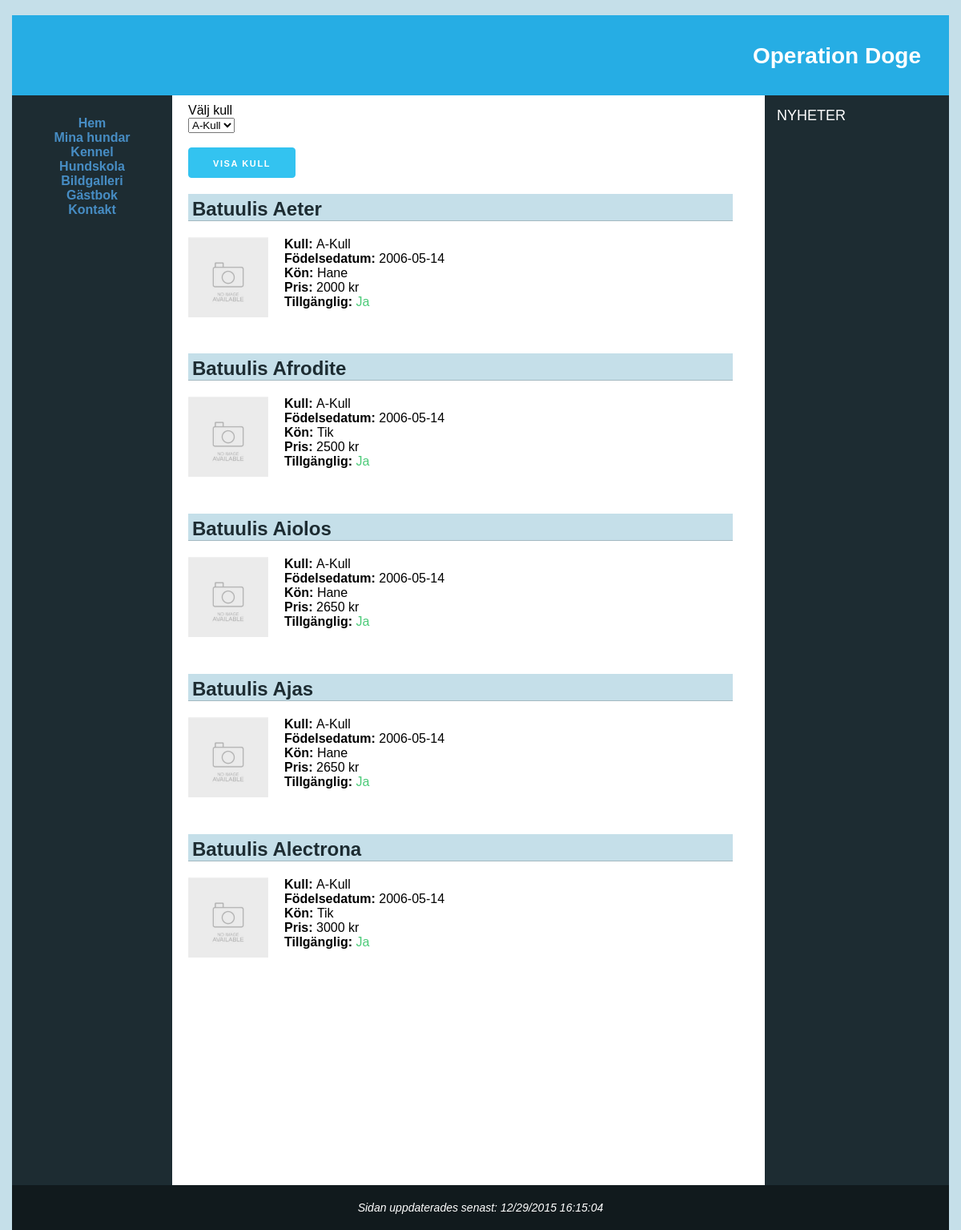
/dogs.php?puppylitter=A-Kull, run on the app's committed database.
### tables this page shows
CREATE TABLE Puppy (
    `DogName` varchar(255) NOT NULL,
    `Gender` varchar(255) NOT NULL,
    `Price` varchar(255) NOT NULL,
    `PuppyImagePath` varchar(255),
    `Available` BOOLEAN NOT NULL DEFAULT 1,
    `BirthDate` VARCHAR(45),
    `PuppyLitter_LitterTitle` varchar(255) NOT NULL,
    PRIMARY KEY (`DogName`, `PuppyLitter_LitterTitle`),
    FOREIGN KEY (`PuppyLitter_LitterTitle`) REFERENCES PuppyLitter (`LitterTitle`) ON DELETE CASCADE
);

### data/dbHelper.php (called while the page is built, shortened)
<?php
function result($err, $data){
	return array('err' => $err, 'data' => $data);
}
function createConnection(){
	$localhost = true;
	$db = null;
	if ($localhost){
		$db = new PDO("mysql:host=127.0.0.1;dbname=OperationDoge;charset=utf8mb4;", "root", "root");
	} else {
		$db = new PDO("mysql:host=mysqlsemi1.space2u.com;dbname=d36234_db6;", "d36234-db6", "jn9MGrOC");
	}
	$db->setAttribute( PDO::ATTR_ERRMODE, PDO::ERRMODE_EXCEPTION);
	return $db;
}
function createStatement($conn, $q, $p){
	$statement = $conn->prepare($q);
	$statement->setFetchMode(PDO::FETCH_ASSOC);
	bindParams($statement, $p);
	return $statement;
}
function bindParams($statement, $p){
	if (!is_null($p)){
		foreach ($p as $k => $v){
			$statement->bindParam($k, $v);
		}
	}
}
function fetchAll($statement){
	return $statement->fetchAll();
}
function query($q, $p = NULL, $single = false){
	$err = null;
	$data = null;
	try {
		$conn = createConnection();
		$statement = createStatement($conn, $q, $p);
		$statement->execute($p);
		$data = ($single ? fetch($statement) : fetchAll($statement));
	} catch(PDOException $e){
		$err = $e;
	}
	return result($err, $data);
}
?>

### dogs.php (the view, shortened to what this page needs)
<?php
include_once 'header.php';
include_once 'aside.php';
$puppyName = $_GET['puppylitter'];
?>
<main class="height-uv">
	<div class="container">
		<div class="row">
			<div class="four columns">
				<label for="puppylitter">Välj kull</label>
				<select id="puppylitters" class="u-full-width" name="puppylitter">
					<?php
					$puppys = query("SELECT LitterTitle FROM PuppyLitter");
					$puppyRes = $puppys['data'];
					foreach($puppyRes as $key => $puppy){
						echo "<option>";
						echo $puppy["LitterTitle"];
						echo '</option>';
					}
					?>
				</select>
			</div>
			<div class="four columns">
				<label for="">&nbsp;</label>
				<a id="puppylink" href="">Visa kull</a>
			</div>
		</div>
		<div class="row">
			<div class="twelve columns">
				<?php
				if(strlen($puppyName) > 0){
					$result = query("SELECT DogName, Gender, Price, PuppyImagePath, Available, BirthDate, PuppyLitter_LitterTitle FROM Puppy WHERE PuppyLitter_LitterTitle = :puppylitter ORDER BY PuppyLitter_LitterTitle",
						array(
							':puppylitter' => $puppyName
							)
						);
					$puppysData = $result['data'];
					if(count($puppysData) > 0){
						foreach($puppysData as $key => $p){
							if($p['PuppyImagePath'] === NULL){
								$image = "noimage.jpg";
							}else{
								$image = $p['PuppyImagePath'];
							}
							echo '<h2>';
							echo $p['DogName'];
							echo '</h2>';
							echo '<img class="dog-image floatleft" src="uploads/'.$image.'" width="100" height="100" alt="">';
							echo '<p class="details">';
							echo '<b>Kull: </b>' . $p['PuppyLitter_LitterTitle'] . '<br>';
							echo '<b>Födelsedatum: </b>' . $p['BirthDate'] . '<br>';
							echo '<b>Kön: </b>' . $p['Gender'] . '<br>';
							echo '<b>Pris: </b>' . $p['Price'] . ' kr<br>';
							echo '<b>Tillgänglig: </b>';
							if($p['Available'] === "1"){
								echo '<span class="dog-available">Ja</span><br>';
							}
							else {
								echo '<span class="dog-not-available">Nej</span><br>';
							}
							echo '</p>';
							echo '<br/>';
							echo '<br class="clearleft">';
						}
					}
					else {
						echo '<span>Kull finns ej</span>';
					}
				} else {
					echo '<span>Välj en kull att visa i menyn</span>';
				}
				?>
			</div>
		</div>
	</div>
</main>
<?php
include_once 'footer.php';
?>

### header.php (shortened to what this page needs)
<?php
    include_once 'data/dbHelper.php';
?>
<!DOCTYPE html>
<head>
    <link rel="stylesheet" href="css/style.css">
    <link rel="stylesheet" type="text/css" href="https://cdnjs.cloudflare.com/ajax/libs/skeleton/2.0.4/skeleton.css" />
    <link rel="stylesheet" type="text/css" media="all" href="css/jquery.fancybox.css">
    <link rel="stylesheet" href="https://maxcdn.bootstrapcdn.com/font-awesome/4.5.0/css/font-awesome.min.css">
    </head>
    <body>
        <div id="wrapper">
            <header>
                <h1>Operation Doge</h1>
            </header>
            <nav>
                <ul>
                    <li><a href="index.php">Hem</a></li>
                    <li><a href="mydogs.php">Mina hundar</a></li>
                    <li><a href="dogs.php">Kennel</a></li>
                    <li><a href="school.php">Hundskola</a></li>
                    <li><a href="gallery.php">Bildgalleri</a></li>
                    <li><a href="forum.php">Gästbok</a></li>
                    <li><a href="contact.php">Kontakt</a></li>
                </ul>
            </nav>

### aside.php (shortened to what this page needs)
<aside>
	<span class="aside-title">Nyheter</span>
</aside>

### footer.php
   <time>
        <div id="updatedTime"></div>
    </time>
   </div>
</body>
</html>

### css/style.css (style rules this page uses)
body { background: #c5dfe9; color: #330000; font-family: "Verdana", "Arial", sans-serif; }
body, html { height: 100%; }
ul li { list-style-type: none; }
#wrapper { background: #1d2c32; min-width: 700px; max-width: 1170px; margin: 0 auto; }
header { background: #26ade4; background-image: url(#); background-repeat: no-repeat; color: #000; text-align: left; margin: 0; height: 100px; background-position: center; }
header h1 { text-align: right; position: relative; top: 35px; right: 35px; color: #fff; }
nav, main, aside { min-height: 500px; }
header, nav, main, aside, time { display: block; }
img { border: none; }
h1 { display: block; font-size: 28px !important; font-weight: bold; }
h2 { background: #c5dfe9; border-bottom: 1px solid #a4b9c1; font-size: 24px !important; color: #1d2c32; padding: 5px 0 0 5px; margin-right: 20px; clear: left; }
nav { text-align: center; float: left; width: 200px; font-weight: bold; padding-top: 10px; color: #fff; }
nav a { text-decoration: none; padding-bottom: 15px; }
nav a:link { color: #478dc4; }
nav ul { padding-left: 0; list-style-type: none; }
aside { float: right; padding: 15px; font-size: 14px; width: 200px; color: #fff; height: 100%; }
.aside-title { font-size: 18px; margin-left: 0; text-transform: uppercase; }
time { background: #111a1d; color: #fff; padding: 20px 0 20px 0; clear: both; font-size: 14px; text-align: center; font-style: italic; }
main { padding: 10px 20px 50px 20px; background: #fff; color: #000; overflow: auto; height: 100%; }
.height-uv { min-height: 1300px; }
p.details { max-width: 650px; margin: 0 auto; overflow: auto; }
#puppylink, #mydogslink { display: inline-block; height: 38px; padding: 0 30px; text-align: center; font-size: 11px; font-weight: 600; line-height: 38px; letter-spacing: .1rem; text-transform: uppercase; text-decoration: none; white-space: nowrap; border-radius: 4px; border: 1px solid #bbb; color: #fff; background-color: #33C3F0; border-color: #33C3F0; cursor: pointer; box-sizing: border-box; }
.dog-available { color: #4bca78; }
.floatleft { padding: 0 20px 20px 0; float: left; }
label { float: left; display: block; text-align: right; width: 8em; padding-right: 10px; }
.news-form input, textarea, label { text-align: left; width: 100%; }

### data on the page
puppy: DogName "Batuulis Aeter", PuppyImagePath (placeholder picture), PuppyLitter_LitterTitle "A-Kull", BirthDate "2006-05-14", Gender "Hane", Price "2000", Available "Ja"
puppy: DogName "Batuulis Afrodite", PuppyImagePath (placeholder picture), PuppyLitter_LitterTitle "A-Kull", BirthDate "2006-05-14", Gender "Tik", Price "2500", Available "Ja"
puppy: DogName "Batuulis Aiolos", PuppyImagePath (placeholder picture), PuppyLitter_LitterTitle "A-Kull", BirthDate "2006-05-14", Gender "Hane", Price "2650", Available "Ja"
puppy: DogName "Batuulis Ajas", PuppyImagePath (placeholder picture), PuppyLitter_LitterTitle "A-Kull", BirthDate "2006-05-14", Gender "Hane", Price "2650", Available "Ja"
puppy: DogName "Batuulis Alectrona", PuppyImagePath (placeholder picture), PuppyLitter_LitterTitle "A-Kull", BirthDate "2006-05-14", Gender "Tik", Price "3000", Available "Ja"

### other printed values
form field puppylitter "A-Kull"
